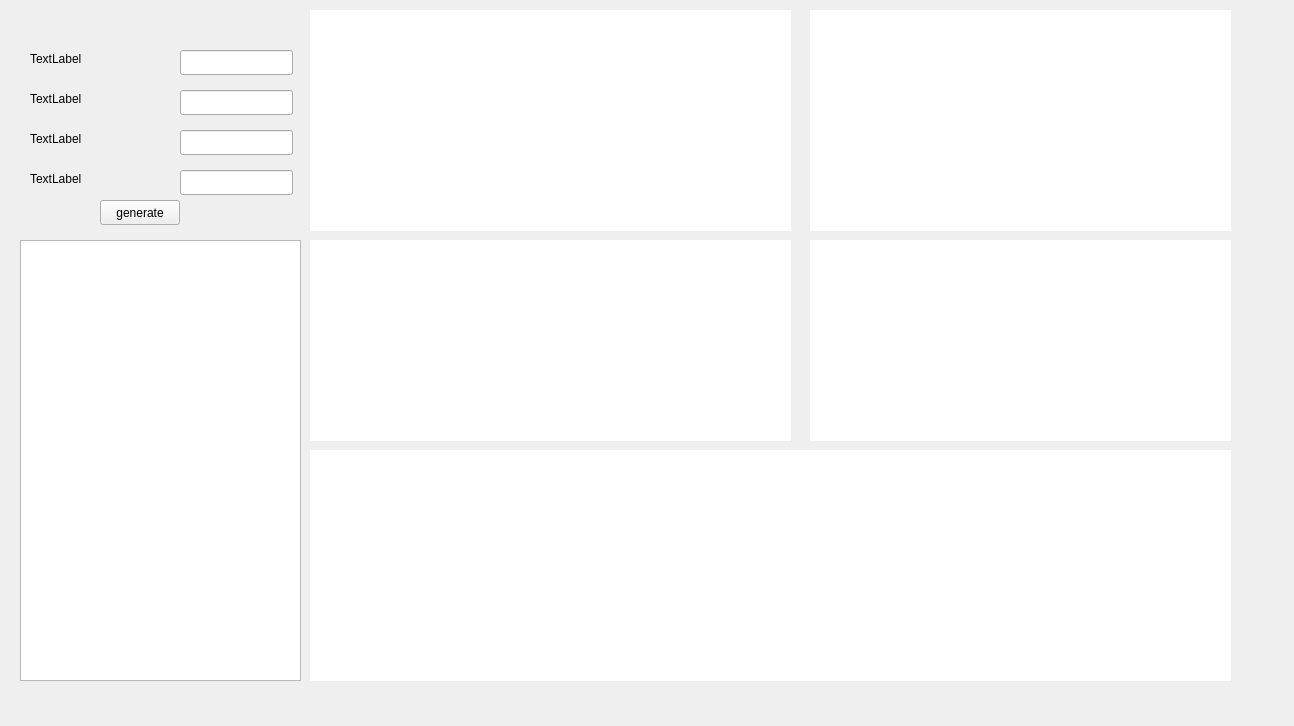
<?xml version="1.0" encoding="UTF-8"?>
<ui version="4.0">
 <class>Form</class>
 <widget class="QWidget" name="Form">
  <property name="geometry">
   <rect>
    <x>0</x>
    <y>0</y>
    <width>1294</width>
    <height>726</height>
   </rect>
  </property>
  <property name="windowTitle">
   <string>Form</string>
  </property>
  <widget class="QLineEdit" name="duration">
   <property name="geometry">
    <rect>
     <x>180</x>
     <y>50</y>
     <width>113</width>
     <height>25</height>
    </rect>
   </property>
  </widget>
  <widget class="QLineEdit" name="hrmean">
   <property name="geometry">
    <rect>
     <x>180</x>
     <y>90</y>
     <width>113</width>
     <height>25</height>
    </rect>
   </property>
  </widget>
  <widget class="QLineEdit" name="hstd">
   <property name="geometry">
    <rect>
     <x>180</x>
     <y>130</y>
     <width>113</width>
     <height>25</height>
    </rect>
   </property>
  </widget>
  <widget class="QLineEdit" name="fsampling">
   <property name="geometry">
    <rect>
     <x>180</x>
     <y>170</y>
     <width>113</width>
     <height>25</height>
    </rect>
   </property>
  </widget>
  <widget class="QLabel" name="label01">
   <property name="geometry">
    <rect>
     <x>30</x>
     <y>50</y>
     <width>141</width>
     <height>17</height>
    </rect>
   </property>
   <property name="text">
    <string>TextLabel</string>
   </property>
  </widget>
  <widget class="QLabel" name="label02">
   <property name="geometry">
    <rect>
     <x>30</x>
     <y>90</y>
     <width>131</width>
     <height>17</height>
    </rect>
   </property>
   <property name="text">
    <string>TextLabel</string>
   </property>
  </widget>
  <widget class="QLabel" name="label03">
   <property name="geometry">
    <rect>
     <x>30</x>
     <y>130</y>
     <width>131</width>
     <height>17</height>
    </rect>
   </property>
   <property name="text">
    <string>TextLabel</string>
   </property>
  </widget>
  <widget class="QLabel" name="label04">
   <property name="geometry">
    <rect>
     <x>30</x>
     <y>170</y>
     <width>141</width>
     <height>17</height>
    </rect>
   </property>
   <property name="text">
    <string>TextLabel</string>
   </property>
  </widget>
  <widget class="QWidget" name="GausianOutput" native="true">
   <property name="geometry">
    <rect>
     <x>310</x>
     <y>10</y>
     <width>481</width>
     <height>221</height>
    </rect>
   </property>
   <property name="styleSheet">
    <string notr="true">background-color: white;</string>
   </property>
  </widget>
  <widget class="QWidget" name="RSAMayer" native="true">
   <property name="geometry">
    <rect>
     <x>810</x>
     <y>10</y>
     <width>421</width>
     <height>221</height>
    </rect>
   </property>
   <property name="styleSheet">
    <string notr="true">background-color:white;
</string>
   </property>
  </widget>
  <widget class="QWidget" name="RandomPhase" native="true">
   <property name="geometry">
    <rect>
     <x>310</x>
     <y>240</y>
     <width>481</width>
     <height>201</height>
    </rect>
   </property>
   <property name="styleSheet">
    <string notr="true">background-color: white;</string>
   </property>
  </widget>
  <widget class="QWidget" name="RRTachogram" native="true">
   <property name="geometry">
    <rect>
     <x>810</x>
     <y>240</y>
     <width>421</width>
     <height>201</height>
    </rect>
   </property>
   <property name="styleSheet">
    <string notr="true">background-color: white;</string>
   </property>
  </widget>
  <widget class="QWidget" name="ECG_output" native="true">
   <property name="geometry">
    <rect>
     <x>310</x>
     <y>450</y>
     <width>921</width>
     <height>231</height>
    </rect>
   </property>
   <property name="styleSheet">
    <string notr="true">background-color: white;</string>
   </property>
  </widget>
  <widget class="QTextEdit" name="textEdit">
   <property name="geometry">
    <rect>
     <x>20</x>
     <y>240</y>
     <width>281</width>
     <height>441</height>
    </rect>
   </property>
  </widget>
  <widget class="QPushButton" name="pushButton">
   <property name="geometry">
    <rect>
     <x>100</x>
     <y>200</y>
     <width>80</width>
     <height>25</height>
    </rect>
   </property>
   <property name="text">
    <string>generate</string>
   </property>
  </widget>
 </widget>
 <resources/>
 <connections/>
</ui>
